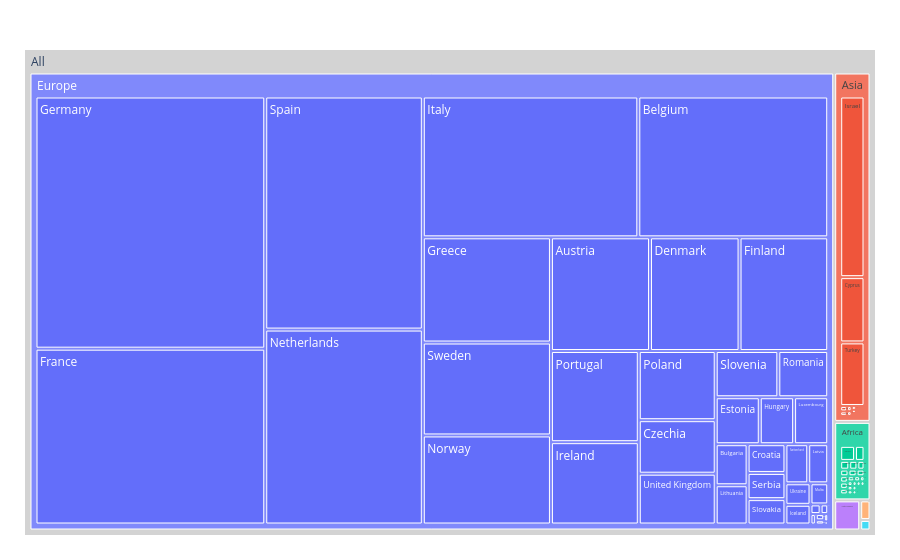

Notebook source saved alongside this figure:
### Code cell
print('role:',role, '\nplotting', metric)
fig = px.treemap(df_plot, 
                 path=[px.Constant('All'), 'continentName', 'countryName', 'city'], 
                 values=metric,
                 maxdepth=3
                 )
fig.update_traces(root_color="lightgrey")
fig.update_layout(margin = dict(t=50, l=25, r=25, b=25))
fig.show()

### Figure 1 — Plotly figure (JSON) as saved in the notebook; plotly's stock layout.template omitted (floating-point values rounded to 4 significant figures; data arrays with more than 128 entries replaced by an {"elided": "..."} marker saying what was removed)
{"data": [{"branchvalues": "total", "domain": {"x": [0, 1], "y": [0, 1]}, "hovertemplate": "labels=%{label}<br>netEcContribution=%{value}<br>parent=%{parent}<br>id=%{id}<extra></extra>", "ids": {"elided": "1679 str values"}, "labels": {"elided": "1679 str values"}, "maxdepth": 3, "name": "", "parents": {"elided": "1679 str values"}, "root": {"color": "lightgrey"}, "type": "treemap", "values": {"elided": "1679 float values"}}], "layout": {"legend": {"tracegroupgap": 0}, "margin": {"b": 25, "l": 25, "r": 25, "t": 50}}}
